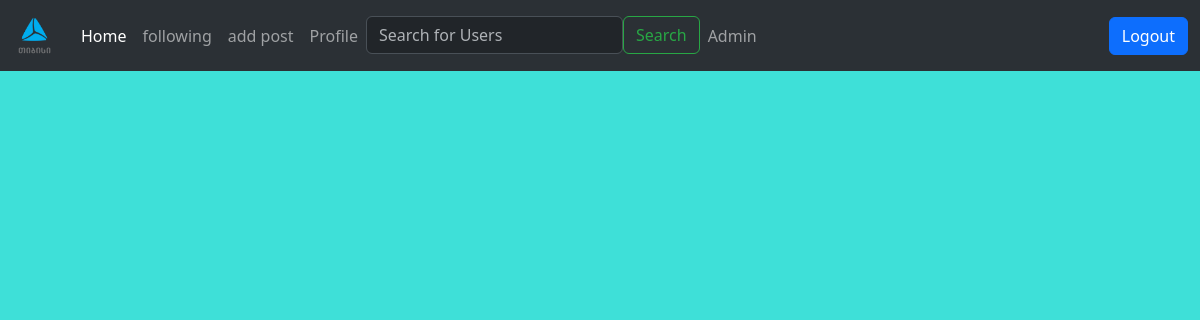
The page /home (signed in) on the database as committed earlier.
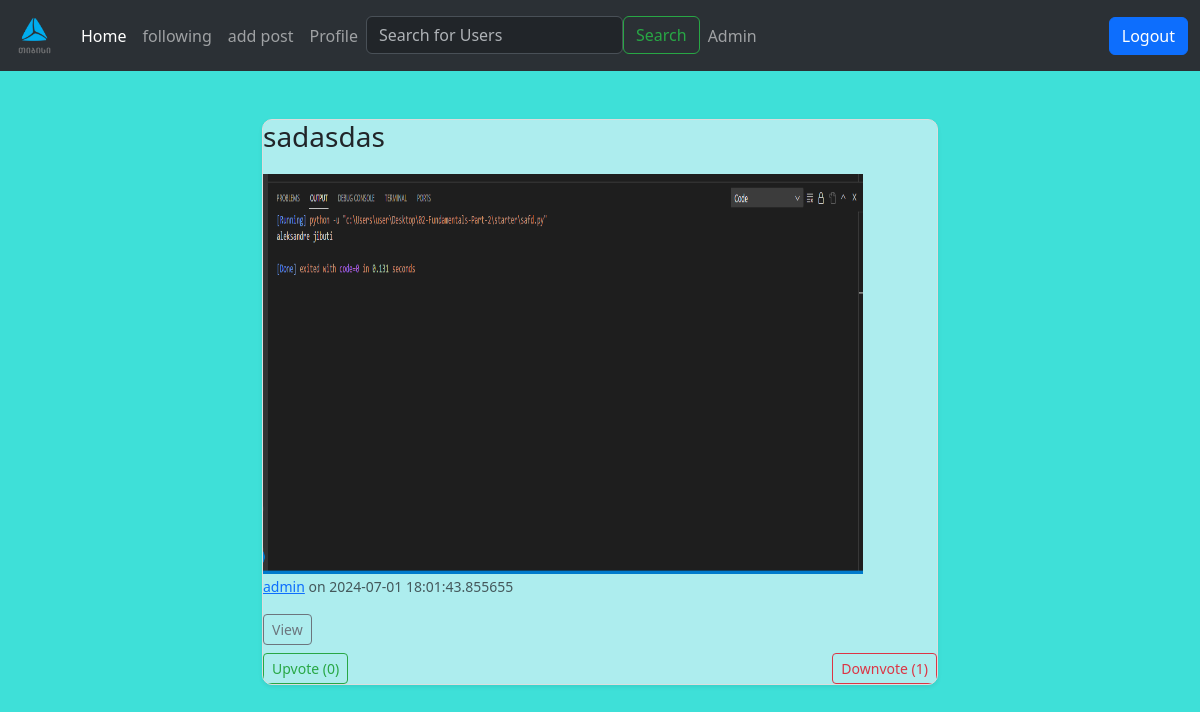
The same page on the database as committed later.
### models.py (models this page shows, shortened)
class Post(db.Model):
    id = db.Column(db.Integer, primary_key=True, autoincrement=True)
    text = db.Column(db.String)
    file_path = db.Column(db.String)
    user_id = db.Column(db.Integer, db.ForeignKey('user.id'), nullable=False)
    upvote_count = db.Column(db.Integer, default=0)
    downvote_count = db.Column(db.Integer, default=0)
    votes = db.relationship('Vote', backref='post', cascade='all, delete-orphan', lazy='dynamic')
    user = db.relationship('User', backref=db.backref('posts', lazy=True, cascade="all, delete-orphan"))
    created_at = db.Column(db.DateTime, default=datetime.utcnow, nullable=False)
    comments = db.relationship('Comment', backref='post', lazy=True, cascade='all, delete-orphan',)

class User(db.Model, UserMixin):
    id = db.Column(db.Integer, primary_key=True, autoincrement=True)
    user_name = db.Column(db.String, unique=True)
    password = db.Column(db.String)
    role = db.Column(db.String, default = 'guest')
    followers = db.relationship('Follower', foreign_keys='Follower.followed_id', backref='followed', lazy='dynamic')
    followed = db.relationship('Follower', foreign_keys='Follower.follower_id', backref='follower', lazy='dynamic')

### routes.py (the view)
@app.route('/home')
@login_required
def index():
    form = SearchForm()
    yesterday = datetime.now() - timedelta(days=1)
    recent_entries = db.session.query(Post).filter(Post.created_at >= yesterday).all()
    shuffle(recent_entries)
    return render_template('home.html', posts=recent_entries, form=form)

### forms.py
class SearchForm(FlaskForm):
    query = StringField('Search for Users', validators=[DataRequired()])
    submit = SubmitField('Search')

### models.py (called while the page is built)
@login_manager.user_loader
def load_user(id):
    return User.query.get(id)

### templates/home.html (shortened to what this page needs)
{% extends "layout.html" %}
{% block content %}
<div class="container mt-5">
    <div class="d-flex justify-content-center ">
    <div class="row" style="width: 700px;">
    <ul>
        {% for post in posts %}
        <div class="col-lg-20">
            <div class="card mb-4 shadow-sm" id="pst">
          <li>
            <h5 class="card-title">{{ post.text }}</h5>
              {% if post.file_path %}
                  <img src="{{ url_for('static', filename=post.file_path) }}"  height="400px" width="600px"/>
             {% endif %}
             <p class="card-text"><small class="text-muted">
                 <a href="{{ url_for('profile', username=post.user.user_name) }}">{{ post.user.user_name }}</a>
                 on {{ post.created_at }}
                </small></p>
             <div class="d-flex justify-content-between align-items-center">
                <div class="btn-group">
                    <a href="{{ url_for('post_detail', post_id=post.id) }}" class="btn btn-sm btn-outline-secondary">View</a>
                </div>
             </div>
         </li>
            <div class="d-flex justify-content-between align-items-center mt-2">
                <form method="POST" action="{{ url_for('upvote', post_id=post.id) }}">
                    <button type="submit" class="btn btn-sm btn-outline-success">Upvote ({{ post.upvote_count }})</button>
                </form>
                <form method="POST" action="{{ url_for('downvote', post_id=post.id) }}">
                    <button type="submit" class="btn btn-sm btn-outline-danger">Downvote ({{ post.downvote_count }})</button>
            </div>
    </div>
 </div>
        {% endfor %}
  </ul>
</div>
</div>
</div>
{% endblock %}

### templates/layout.html (shortened to what this page needs)
<!DOCTYPE html>
<html lang="en">
<head>
    <link href="https://cdn.jsdelivr.net/npm/bootstrap@5.3.3/dist/css/bootstrap.min.css" rel="stylesheet">
    <link rel="stylesheet" href="{{ url_for('static', filename='style.css') }}">
</head>
<body>
    <nav class="navbar navbar-expand-lg bg-body-tertiary" data-bs-theme="dark">
        <div class="container-fluid">
          <a class="navbar-brand" href="https://www.tbceducation.ge/" target = "_blank"><img src="..\static\tbc-logo.png" height="45px" width="45"></a>
          <div class="collapse navbar-collapse" id="navbarSupportedContent">
            <ul class="navbar-nav me-auto mb-2 mb-lg-0">
              <li class="nav-item">
                {% if current_user.is_authenticated %}
                <a class="nav-link {% if request.endpoint == 'index' %}active {% endif %}" aria-current="page" href="/home">Home</a>
                {% else %}
                <a class="nav-link {% if request.endpoint == 'index' %}active {% endif %}" aria-current="page" href="/login">Home</a>
                {% endif %}
              </li>
              <li class="nav-item">
                {% if current_user.is_authenticated %}
                <a class="nav-link {% if request.endpoint == 'friend' %}active {% endif %}" href="/following">following</a>
                {% else %}
                <a class="nav-link {% if request.endpoint == 'friend' %}active {% endif %}" href="/login">following</a>
                {% endif %}
              </li>
              <li class="nav-item">
                <a class="nav-link" href="/post">add post</a>
              </li>
              {% if current_user.is_authenticated %}
              <li class="nav-item">
                  <a class="nav-link {% if request.endpoint == 'profile' %}active {% endif %}" href="{{ url_for('profile', username=current_user.user_name)}}">Profile</a>
              </li>
              <li class="nav-item">
                <form class="d-flex" role="search" action="{{ url_for('search') }}" method="POST">
                   <input class="form-control mr-sm-2" type="search" placeholder="Search for Users" aria-label="Search" name="query">
                   <button class="btn btn-outline-success my-2 my-sm-0" type="submit">Search</button>
               </form>
              </li>
              {% if  current_user.role == 'admin' %}
              <li class="nav-item>">
                  <a class="nav-link {% if request.endpoint == 'admin' %}active{% endif %}" href="{{ url_for('admin') }}">Admin</a>
              </li>
              {% endif %}
            </ul>
            <form class="d-flex" role="search">
                 <a class ="btn btn-primary" href="/logout" type = "submit">Logout </a>
                {% else %}
              <a class ="btn btn-primary" href="/register" type = "submit">Register </a>
              <a class ="btn btn-primary" href="/login" type = "submit">Login </a>
             {% endif %}
            </form>
          </div>
        </div>
      </nav>
      {% block content %}
      {% endblock %}
</body>
</html>

### static/style.css (style rules this page uses)
body { background-color: #3ee0d8; }
.card { border: 1px solid #ddd; border-radius: 10px; overflow: hidden; }
.card-title { font-size: 1.75rem; margin-bottom: 20px; }
.container { margin-top: 30px; }
.btn-outline-secondary { color: #6c757d; border-color: #6c757d; }
.btn-outline-success { color: #28a745; border-color: #28a745; }
.btn-outline-danger { color: #dc3545; border-color: #dc3545; }
#pst { background-color: #adedee; }

Rows that differ between the two databases and show on the page:
added Post: text "sadasdas", file_path (picture), user.user_name "admin", created_at "2024-07-01 18:01:43.855655", upvote_count "0", downvote_count "1"
